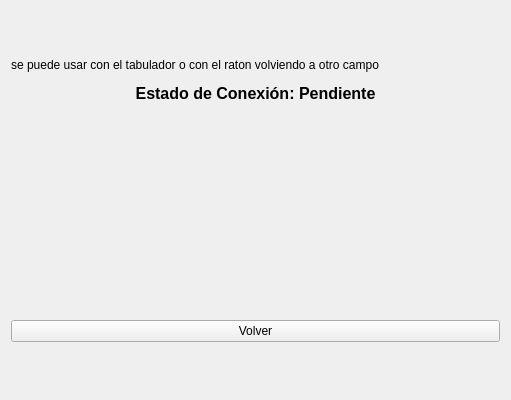
<?xml version="1.0" encoding="UTF-8"?>
<ui version="4.0">
 <class>ConectarMainPage</class>
 <widget class="QWidget" name="ConectarMainPage">
  <property name="geometry">
   <rect>
    <x>0</x>
    <y>0</y>
    <width>511</width>
    <height>400</height>
   </rect>
  </property>
  <property name="windowTitle">
   <string>Conectar a Base de Datos</string>
  </property>
  <layout class="QVBoxLayout" name="verticalLayout">
   <item>
    <spacer name="verticalSpacer_top">
     <property name="orientation">
      <enum>Qt::Orientation::Vertical</enum>
     </property>
     <property name="sizeHint" stdset="0">
      <size>
       <width>20</width>
       <height>40</height>
      </size>
     </property>
    </spacer>
   </item>
   <item>
    <widget class="QLabel" name="label">
     <property name="text">
      <string>se puede usar con el tabulador o con el raton volviendo a otro campo</string>
     </property>
    </widget>
   </item>
   <item>
    <widget class="QLabel" name="etqAviso">
     <property name="minimumSize">
      <size>
       <width>0</width>
       <height>30</height>
      </size>
     </property>
     <property name="font">
      <font>
       <pointsize>12</pointsize>
       <bold>true</bold>
      </font>
     </property>
     <property name="text">
      <string>Estado de Conexión: Pendiente</string>
     </property>
     <property name="alignment">
      <set>Qt::AlignmentFlag::AlignCenter</set>
     </property>
    </widget>
   </item>
   <item>
    <widget class="ConectarBD" name="conectarBDWidget" native="true">
     <property name="minimumSize">
      <size>
       <width>0</width>
       <height>200</height>
      </size>
     </property>
    </widget>
   </item>
   <item>
    <widget class="QPushButton" name="btn_volver">
     <property name="text">
      <string>Volver</string>
     </property>
    </widget>
   </item>
   <item>
    <spacer name="verticalSpacer_bottom">
     <property name="orientation">
      <enum>Qt::Orientation::Vertical</enum>
     </property>
     <property name="sizeHint" stdset="0">
      <size>
       <width>20</width>
       <height>40</height>
      </size>
     </property>
    </spacer>
   </item>
  </layout>
 </widget>
 <customwidgets>
  <customwidget>
   <class>ConectarBD</class>
   <extends>QWidget</extends>
   <header>widgets.conectar_bd</header>
  </customwidget>
 </customwidgets>
 <resources/>
 <connections/>
</ui>
